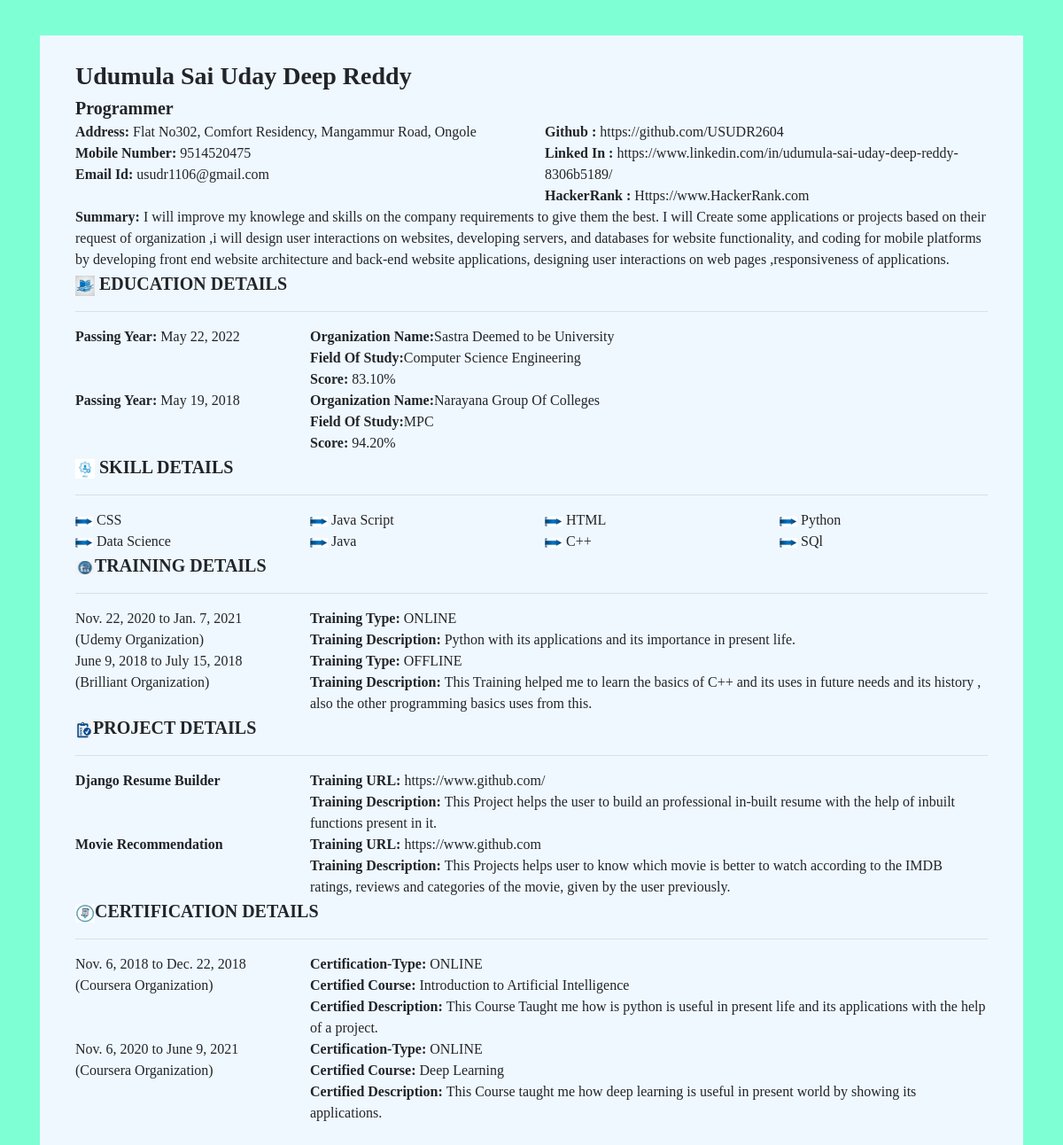
/MyResume/NoExperience/Resume2/ (signed in), run on the app's committed database.
### resumes/models.py (models this page shows, shortened)
class ContactDetails(models.Model):
    user = models.OneToOneField(User, on_delete=models.CASCADE)
    First_Name = models.CharField(max_length=100,help_text='Enter your First Name')
    Last_Name = models.CharField(max_length=100,help_text='Enter your Last Name')
    Email_Id = models.EmailField(max_length=100,help_text='Enter your Email Id')
    Mobile_No = models.CharField(max_length=10, help_text='Enter Your Mobile No')
    Alternate_Mobile_No=models.CharField(max_length=10, help_text='Enter Your Alternate Mobile No')
    Address = models.CharField(max_length=800, help_text='Enter your Address')
    Address_2 = models.CharField(max_length=800, help_text='Enter your Second Address')
    City = models.CharField(max_length=80, help_text='Enter your City Name')
    State = models.CharField(max_length=100, help_text='Enter State Name')
    ZipCode = models.CharField(max_length=6, help_text='Enter your ZipCode')
    Country = models.CharField(max_length=50, help_text='Enter Country Name')

class SummaryDetails(models.Model):
    aboutme = '''Enthusiastic Creater and Developer with innovative ideas and Well Trained and Certified Student.
     Always Interested in Implementing Creative Ideas.'''
    user = models.ForeignKey(User, on_delete=models.CASCADE)
    Your_Position = models.CharField(max_length=200,help_text='enter your position')
    About = models.CharField(max_length=350,help_text='About')
    Summary = models.TextField(max_length=800,help_text='Your Information')

class SocialMediaLinks(models.Model):
    user = models.ForeignKey(User, on_delete=models.CASCADE)
    SocialMedia_Website_Name = models.CharField(max_length=100,help_text='Enter Social Media Website Name')
    SocialMedia_Link = models.URLField(max_length=700,help_text='Enter Social Media Web Link')

class EducationDetails(models.Model):
    user = models.ForeignKey(User, on_delete=models.CASCADE)
    Organization_Type = models.CharField(max_length=100,choices=EDUCATION_CHOICES,help_text='Organization Type')
    Country_Name=models.CharField(max_length=300,help_text='Country Name')
    State_Name=models.CharField(max_length=300, help_text='Enter State Name')
    City_Name=models.CharField(max_length=150,help_text='City Name')
    ZipCode=models.CharField(max_length=6,help_text='ZipCode')
    Organization_Name=models.CharField(max_length=400, help_text='Organization Name')
    Board_Of_Study=models.CharField(max_length=400,blank=True,help_text='Board Of Study')
    Field_Of_Study=models.CharField(max_length=400, help_text='Enter your Field Study')
    Standard=models.CharField(max_length=120,help_text='Your Standard')
    Year_Passing=models.DateField(help_text='Year Passing')
    Score=models.DecimalField(max_digits = 5,decimal_places = 2)

class Skills(models.Model):
    user = models.ForeignKey(User, on_delete=models.CASCADE)
    Skill_Name=models.CharField(max_length=300, help_text='Enter your Skill',unique=True)
    Skill_Percentage=models.PositiveIntegerField()

class TrainingDetails(models.Model):
    TRAINING_CHOICES=(('ONLINE','ONLINE'),('OFFLINE',"OFFLINE"))
    user = models.ForeignKey(User, on_delete=models.CASCADE)
    Training_Type=models.CharField(max_length=100,choices=TRAINING_CHOICES,help_text='Enter Training Type')
    Training_Country=models.CharField(max_length=300,help_text='Enter your Training Country',blank=True)
    Training_State=models.CharField(max_length=200,help_text='Enter Training State',blank=True)
    Training_City=models.CharField(max_length=100,help_text='Enter your Training City',blank=True)
    Training_ZipCode=models.CharField(max_length=6,help_text='Enter Training Place ZipCode')
    Training_Org_Name=models.CharField(max_length=500,help_text='Enter Training organization Name')
    Training_Course_Name=models.CharField(max_length=200,help_text='Enter Training Course')
    Training_startDate=models.DateField(help_text='Training Start Date')
    Training_EndDate=models.DateField(help_text='Training End Date')
    Training_Description=models.TextField(help_text='Enter Training Description')

class ProjectDetails(models.Model):
    user = models.ForeignKey(User, on_delete=models.CASCADE)
    Project_Name=models.CharField(max_length=300,help_text='Enter Project Name')
    Project_Url=models.URLField(max_length=400,help_text='Enter project Url')
    Project_Description=models.TextField(max_length=800,help_text='Enter Project Description')
    Project_Position=models.CharField(max_length=500,help_text='Enter your Position')

class CertificationDetails(models.Model):
    TRAINING_CHOICES=(('ONLINE','ONLINE'),('OFFLINE',"OFFLINE"))
    user = models.ForeignKey(User, on_delete=models.CASCADE)
    Certification_Type=models.CharField(max_length=100,choices=TRAINING_CHOICES,help_text='Enter Training Type')
    Certify_Country=models.CharField(max_length=300,help_text='Enter your Training Country',blank=True)
    Certify_State=models.CharField(max_length=200,help_text='Enter Training State',blank=True)
    Certify_City=models.CharField(max_length=100,help_text='Enter your Training City',blank=True)
    Certify_ZipCode=models.CharField(max_length=100,help_text='Enter ZipCode',blank=True)
    Certify_Org_Name=models.CharField(max_length=500,help_text='Enter Training organization Name')
    Certify_Course_Name=models.CharField(max_length=200,help_text='Enter Training Course')
    Certify_startDate=models.DateField(help_text='Training Start Date')
    Certify_EndDate=models.DateField(help_text='Training End Date')
    Certify_Description=models.TextField(help_text='Enter Training Description')

### resumes/views.py (the view)
# urls.py: path('NoExperience/Resume2/',views.NoExperienceResume2View,name='NoExp-Resume2'),
@login_required(login_url='MyResume/login')
def NoExperienceResume2View(request):
    context={
    'contactdet':ContactDetails.objects.filter(user=request.user).all(),
    'persondet' : PersonalDetails.objects.filter(user=request.user).all(),
    'Languagedet' : LanguageDetails.objects.filter(user=request.user).all(),
    'SocialMediadet' : SocialMediaLinks.objects.filter(user=request.user).all()[:3],
    'Skilldet' : Skills.objects.filter(user=request.user).all()[:8],
    'Interestdet' : Interests.objects.filter(user= request.user).all()[:5],
    'ActAchievdet' : AchievementsOrActivities.objects.filter(user=request.user).all()[:2],
    'Educationdet' : EducationDetails.objects.filter(user=request.user).all()[:2],
    'Projectdet' : ProjectDetails.objects.filter(user=request.user).all()[:2],
    'Trainingdet' : TrainingDetails.objects.filter(user=request.user).all()[:2],
    'Certifydet' : CertificationDetails.objects.filter(user=request.user).all()[:2],
    'StrengthWeakdet' : StrengthWeakness.objects.filter(user=request.user).all()[:2],
    'Hobbiedet' : HobbieDetails.objects.filter(user=request.user).all()[:3],
    'Summarydet' : SummaryDetails.objects.filter(user=request.user).all()[:1],}
    return render(request,'resumes/NoExperienceResumes/NoExpResume2.html',context)

### resumes/templates/resumes/NoExperienceResumes/NoExpResume2.html (shortened to what this page needs)
<html>
<head>
    <link rel="stylesheet" href="https://stackpath.bootstrapcdn.com/bootstrap/4.4.1/css/bootstrap.min.css">
</head>
<body>
    <div class='content'>
        <div class="container">
            <div class='resume-content'>
                <div class='profile-content'>
                    {% for cdet in contactdet %}
                    <div class='profileName-sty'>{{cdet.First_Name}} {{cdet.Last_Name}}</div>
                    {% endfor %} {% for sdet in Summarydet %}
                    <div class='Profile-Position head-cont-sty'>{{sdet.Your_Position}}</div>
                    {% endfor %}
                    <div class='row'>
                        <div class='col-6'>
                            {% for cdet in contactdet %}
                            <div class='Address-sty'><span class='head-cont'>Address: </span>{{cdet.Address}}</div>
                            <div class='Phone-sty'><span class='head-cont'>Mobile Number: </span>{{cdet.Mobile_No}}</div>
                            <div class='Mail-sty'><span class='head-cont'>Email Id: </span>{{cdet.Email_Id}}</div>
                            {% endfor %}
                        </div>
                        <div class='col-6'>
                            {% for socialdet in SocialMediadet %}
                            <div class='SocialMedia-Head'><span class='head-cont'>{{socialdet.SocialMedia_Website_Name}} :</span>
                                <span class='SocialMedia-cont'>{{socialdet.SocialMedia_Link}}</span>
                            </div>
                            {% endfor %}
                        </div>
                    </div>
                    <div class='summary-content'>
                        {% for sdet in Summarydet %}
                        <div class='Profile-Position'><span class='head-cont'>Summary: </span>{{sdet.Summary}}</div>
                        {% endfor %}
                    </div>
                </div>
                <div class='Education-Content'>
                    <div class='display-container'>
                        <div class='Train-Head sub-head'><img src='\media\Logos\EducationLogo.png' alt='Education' width='22'> EDUCATION DETAILS</div>
                        <hr>
                        <div class='display-container'>
                            <div class='row'>
                                {% for edudet in Educationdet %}
                                <div class='col-3'>
                                    <div class='year-sty'><span class='head-cont'>Passing Year: </span>{{edudet.Year_Passing}}</div>
                                </div>
                                <div class='col-9'>
                                    <div class='org-sty'><span class='head-cont'>Organization Name:</span>{{edudet.Organization_Name}}</div>
                                    <div class='edu_field'><span class='head-cont'>Field Of Study:</span>{{edudet.Field_Of_Study}}</div>
                                    <div class='Score-sty'><span class='head-cont'>Score:</span> {{edudet.Score}}%</div>
                                </div>
                                {% endfor %}
                            </div>
                        </div>
                    </div>
                </div>
                <div class='Skill-Content'>
                    <div class='display-container'>
                        <div class='Train-Head sub-head'><img src='\media\Logos\SkillLogo.png' alt='Trainings' width='22'> SKILL DETAILS</div>
                        <hr>
                        <div class='display-container'>
                            <div class='row'>
                                {% for skill in Skilldet %}
                                <div class='col-sm-3'>
                                    <div class='SkSty'><img src='\media\Logos\PointIcon.png' alt='Point-Icon-Sty' width='20' /> {{skill.Skill_Name}}</div>
                                </div>
                                {% endfor %}
                            </div>
                        </div>
                    </div>
                </div>
                <div class='Training-Content'>
                    <div class='display-container'>
                        <div class='Train-Head sub-head'><img src='\media\Logos\TrainingLogo.png' alt='Certifications' width='22'>TRAINING DETAILS</div>
                        <hr>
                        <div class='display-container'>
                            <div class='row'>
                                {% for tdet in Trainingdet %}
                                <div class='col-3'>
                                    <div class='Course-sty'>{{tdet.Training_startDate}} to {{tdet.Training_EndDate}}</div>
                                    <div class='Course-sty'>({{tdet.Training_Org_Name}} Organization)</div>
                                </div>
                                <div class='col-9'>
                                    <div class='Training-type-sty'><span class='head-cont'>Training Type: </span>{{tdet.Training_Type}}</div>
                                    <div class='Training-Des-sty'><span class='head-cont'>Training Description: </span>{{tdet.Training_Description}}</div>
                                </div>
                                {% endfor %}
                            </div>
                        </div>
                    </div>
                </div>
                <div class='Project-Content'>
                    <div class='display-container'>
                        <div class='Train-Head sub-head'><img src='\media\Logos\ProjectLogo.png' alt='Projects' width='20'>PROJECT DETAILS</div>
                        <hr>
                        <div class='display-container'>
                            <div class='row'>
                                {% for projdet in Projectdet %}
                                <div class='col-3'>
                                    <div class='Training-type-sty'><span class='head-cont'>{{projdet.Project_Name}}</span></div>
                                </div>
                                <div class='col-9'>
                                    <div class='Training-url-sty'><span class='head-cont'>Training URL: </span>{{projdet.Project_Url}}</div>
                                    <div class='Training-Des-sty'><span class='head-cont'>Training Description: </span>{{projdet.Project_Description}}</div>
                                </div>
                                {% endfor %}
                            </div>
                        </div>
                    </div>
                </div>
                <div class='Project-Content'>
                    <div class='display-container'>
                        <div class='Train-Head sub-head'><img src='\media\Logos\CertificationLogo.png' alt='Certifications' width='22'>CERTIFICATION DETAILS</div>
                        <hr>
                        <div class='display-container'>
                            <div class='row'>
                                {% for certdet in Certifydet %}
                                <div class='col-3'>
                                    <div class='Course-sty'>{{certdet.Certify_startDate}} to {{certdet.Certify_EndDate}}</div>
                                    <div class='Course-sty'>({{certdet.Certify_Org_Name}} Organization)</div>
                                </div>
                                <div class='col-9'>
                                    <div class='Training-type-sty'><span class='head-cont'>Certification-Type:</span> {{certdet.Certification_Type}}</div>
                                    <div class='Training-url-sty'><span class='head-cont'>Certified Course: </span>{{certdet.Certify_Course_Name}}</div>
                                    <div class='Training-Des-sty'><span class='head-cont'>Certified Description: </span>{{certdet.Certify_Description}}</div>
                                </div>
                                {% endfor %}
                            </div>
                        </div>
                    </div>
                </div>
            </div>
        </div>
</body>
</html>

### resumes/templates/resumes/NoExperienceResumes/NoExpResume2.html (style rules this page uses)
body { font-family: Times, 'Times New Roman', serif; }
.content { margin-top: 40px; margin-bottom: 40px; }
.profileName-sty { font-weight: 800; font-size: 28px; }
.head-cont { font-weight: 630; }
.head-cont-sty { font-weight: 700; font-size: 20px; }
.sub-head { font-weight: 700; font-size: 20px; }
body { background-color: aquamarine; }
.resume-content { background-color: aliceblue; padding: 25px 40px; }

### data on the page
ContactDetails: First_Name "Udumula", Last_Name "Sai Uday Deep Reddy", Address "Flat No302, Comfort Residency, Mangammur Road, Ongole", Mobile_No "9514520475", Email_Id "usudr1106@gmail.com"
SummaryDetails: Your_Position "Programmer", Summary "I will improve my knowlege and skills on the company requirements to give them the best. I will Create some applications or projects based on their request of organization ,i will design user interactions on websites, developing servers, and databases for website functionality, and coding for mobile platforms by developing front end website architecture and back-end website applications, designing user interactions on web pages ,responsiveness of applications."
SocialMediaLinks: SocialMedia_Website_Name "Github", SocialMedia_Link "https://github.com/USUDR2604"
SocialMediaLinks: SocialMedia_Website_Name "Linked In", SocialMedia_Link "https://www.linkedin.com/in/udumula-sai-uday-deep-reddy-8306b5189/"
SocialMediaLinks: SocialMedia_Website_Name "HackerRank", SocialMedia_Link "Https://www.HackerRank.com"
EducationDetails: Year_Passing "May 22, 2022", Organization_Name "Sastra Deemed to be University", Field_Of_Study "Computer Science Engineering", Score "83.10"
EducationDetails: Year_Passing "May 19, 2018", Organization_Name "Narayana Group Of Colleges", Field_Of_Study "MPC", Score "94.20"
Skills: Skill_Name "CSS"
Skills: Skill_Name "Java Script"
Skills: Skill_Name "HTML"
Skills: Skill_Name "Python"
Skills: Skill_Name "Data Science"
Skills: Skill_Name "Java"
Skills: Skill_Name "C++"
Skills: Skill_Name "SQl"
TrainingDetails: Training_startDate "Nov. 22, 2020", Training_EndDate "Jan. 7, 2021", Training_Org_Name "Udemy", Training_Type "ONLINE", Training_Description "Python with its applications and its importance in present life."
TrainingDetails: Training_startDate "June 9, 2018", Training_EndDate "July 15, 2018", Training_Org_Name "Brilliant", Training_Type "OFFLINE", Training_Description "This Training helped me to learn the basics of C++ and its uses in future needs and its history , also the other programming basics uses from this."
ProjectDetails: Project_Name "Django Resume Builder", Project_Url "https://www.github.com/", Project_Description "This Project helps the user to build an professional in-built resume with the help of inbuilt functions present in it."
ProjectDetails: Project_Name "Movie Recommendation", Project_Url "https://www.github.com", Project_Description "This Projects helps user to know which movie is better to watch according to the IMDB ratings, reviews and categories of the movie, given by the user previously."
CertificationDetails: Certify_startDate "Nov. 6, 2018", Certify_EndDate "Dec. 22, 2018", Certify_Org_Name "Coursera", Certification_Type "ONLINE", Certify_Course_Name "Introduction to Artificial Intelligence", Certify_Description "This Course Taught me how is python is useful in present life and its applications with the help of a project."
CertificationDetails: Certify_startDate "Nov. 6, 2020", Certify_EndDate "June 9, 2021", Certify_Org_Name "Coursera", Certification_Type "ONLINE", Certify_Course_Name "Deep Learning", Certify_Description "This Course taught me how deep learning is useful in present world by showing its applications."
